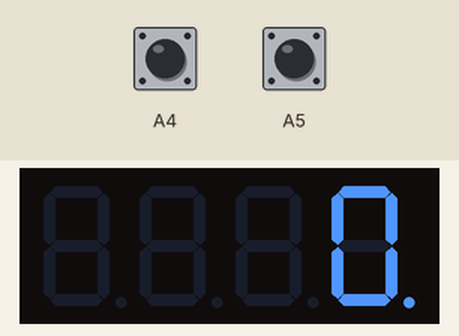
Bench run of a sketch on a simulated Arduino Uno, built with avr-gcc and run on an emulated ATmega328P. On the bench: 4-digit seven-segment display. The inputs (shaded band) are chosen by the test bench; at power-on: A4 HIGH, A5 HIGH.

Above: at 0.1 s.
At 9.2 s:
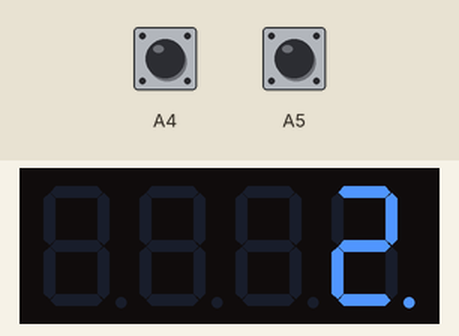
At 13.5 s:
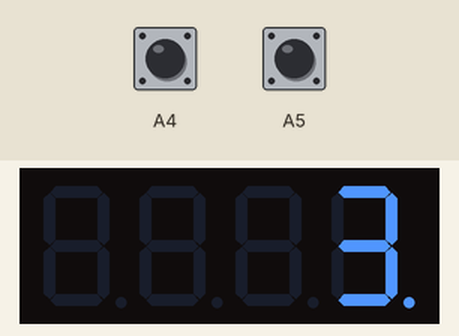
At 17.7 s:
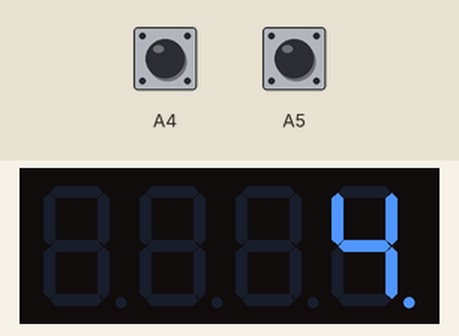
At 21.6 s:
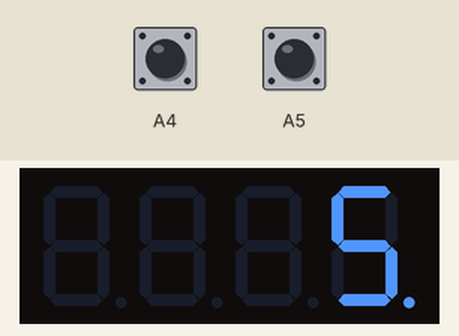
At 30.8 s:
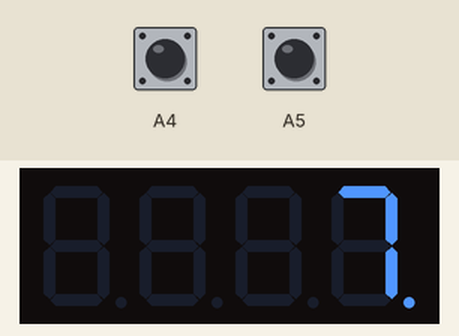

Measured:
- what the display in image 1 shows lasts 4.3 s, from 9.1 s to 13.4 s
- what the display in image 3 shows lasts 3.9 s, from 17.7 s to 21.6 s

The sketch:

HW01.ino
```cpp
#include "SevSeg.h"
SevSeg sevseg;
int Hour=0,Min=0,Step=1;
int Pin10,Pin11;
void setup() {
  pinMode(A4,INPUT_PULLUP);
  pinMode(A5,INPUT_PULLUP);

  byte numDigits = 4;
  byte digitPins[] = {A3,A2, A1, A0};
  byte segmentPins[] = {6, 7, 8, 9, 10, 11, 12, 13};
  sevseg.begin(COMMON_CATHODE, numDigits, digitPins,segmentPins);

}

void loop() {
  Pin10= digitalRead(A4);
  Pin11= digitalRead(A5);
  if(Pin10==0)
    Min = Hour =0;
  if(Pin11==0)
    Step = -1;
   else Step =1;
   sevseg.setNumber( Hour*100+Min, 0);
   Min = Min + Step;
     if(Min == 60)
       { Min = 0;
         Hour = Hour+1;
       if(Hour == 24)
           Hour=0;
       }
       if(Min == -1)
        { Min=59;
          Hour = Hour-1;
          if(Hour == -1)
             Hour=23;
        }
      for(int i=0;i<30000;i++)
     {
      sevseg.refreshDisplay();
     }

}
```
